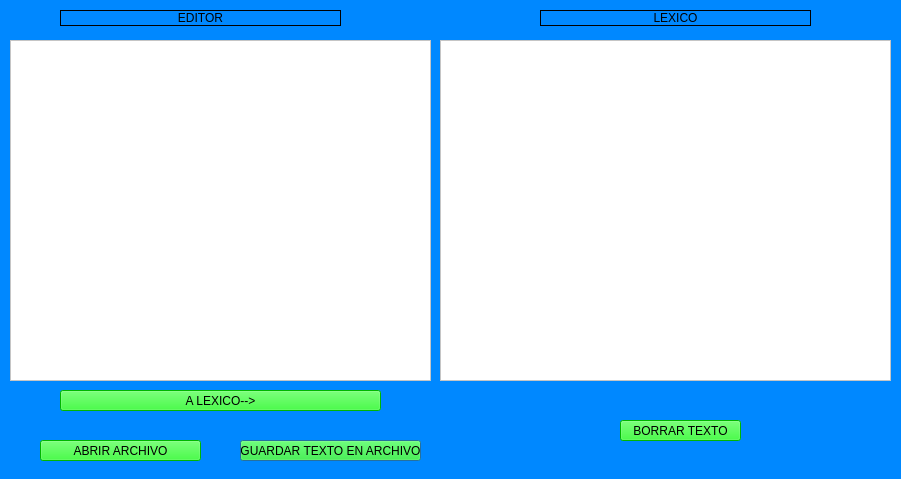
<?xml version="1.0" encoding="UTF-8"?>
<ui version="4.0">
 <class>Dialog</class>
 <widget class="QDialog" name="Dialog">
  <property name="geometry">
   <rect>
    <x>0</x>
    <y>0</y>
    <width>901</width>
    <height>479</height>
   </rect>
  </property>
  <property name="windowTitle">
   <string>Dialog</string>
  </property>
  <property name="styleSheet">
   <string notr="true">background-color: rgb(0, 136, 255);</string>
  </property>
  <widget class="QPlainTextEdit" name="plainTextEditor">
   <property name="geometry">
    <rect>
     <x>10</x>
     <y>40</y>
     <width>421</width>
     <height>341</height>
    </rect>
   </property>
   <property name="styleSheet">
    <string notr="true">background-color: rgb(255, 255, 255);</string>
   </property>
   <property name="plainText">
    <string/>
   </property>
  </widget>
  <widget class="QPushButton" name="pushButGuardar">
   <property name="geometry">
    <rect>
     <x>240</x>
     <y>440</y>
     <width>181</width>
     <height>21</height>
    </rect>
   </property>
   <property name="styleSheet">
    <string notr="true">background-color: rgb(0, 255, 0);
color: rgb(0, 0, 0);</string>
   </property>
   <property name="text">
    <string>GUARDAR TEXTO EN ARCHIVO</string>
   </property>
  </widget>
  <widget class="QPlainTextEdit" name="plainTextEditorResultado">
   <property name="enabled">
    <bool>false</bool>
   </property>
   <property name="geometry">
    <rect>
     <x>440</x>
     <y>40</y>
     <width>451</width>
     <height>341</height>
    </rect>
   </property>
   <property name="font">
    <font>
     <pointsize>8</pointsize>
    </font>
   </property>
   <property name="styleSheet">
    <string notr="true">background-color: rgb(255, 255, 255);</string>
   </property>
   <property name="plainText">
    <string/>
   </property>
  </widget>
  <widget class="QLabel" name="labelLexico">
   <property name="geometry">
    <rect>
     <x>540</x>
     <y>10</y>
     <width>271</width>
     <height>16</height>
    </rect>
   </property>
   <property name="layoutDirection">
    <enum>Qt::RightToLeft</enum>
   </property>
   <property name="styleSheet">
    <string notr="true">color: rgb(0, 0, 0);</string>
   </property>
   <property name="frameShape">
    <enum>QFrame::Panel</enum>
   </property>
   <property name="text">
    <string>LEXICO</string>
   </property>
   <property name="alignment">
    <set>Qt::AlignCenter</set>
   </property>
  </widget>
  <widget class="QPushButton" name="pushButAbrir">
   <property name="geometry">
    <rect>
     <x>40</x>
     <y>440</y>
     <width>161</width>
     <height>21</height>
    </rect>
   </property>
   <property name="styleSheet">
    <string notr="true">background-color: rgb(0, 255, 0);
color: rgb(0, 0, 0);</string>
   </property>
   <property name="text">
    <string>ABRIR ARCHIVO</string>
   </property>
  </widget>
  <widget class="QPushButton" name="pushButConvertir">
   <property name="geometry">
    <rect>
     <x>60</x>
     <y>390</y>
     <width>321</width>
     <height>21</height>
    </rect>
   </property>
   <property name="styleSheet">
    <string notr="true">background-color: rgb(0, 255, 0);
color: rgb(0, 0, 0);</string>
   </property>
   <property name="text">
    <string>A LEXICO--&gt;</string>
   </property>
  </widget>
  <widget class="QLabel" name="labelEditor">
   <property name="geometry">
    <rect>
     <x>60</x>
     <y>10</y>
     <width>281</width>
     <height>16</height>
    </rect>
   </property>
   <property name="layoutDirection">
    <enum>Qt::RightToLeft</enum>
   </property>
   <property name="styleSheet">
    <string notr="true">color: rgb(0, 0, 0);</string>
   </property>
   <property name="frameShape">
    <enum>QFrame::Panel</enum>
   </property>
   <property name="text">
    <string>EDITOR</string>
   </property>
   <property name="alignment">
    <set>Qt::AlignCenter</set>
   </property>
  </widget>
  <widget class="QPushButton" name="pushButBorrar">
   <property name="geometry">
    <rect>
     <x>620</x>
     <y>420</y>
     <width>121</width>
     <height>21</height>
    </rect>
   </property>
   <property name="styleSheet">
    <string notr="true">background-color: rgb(0, 255, 0);
color: rgb(0, 0, 0);</string>
   </property>
   <property name="text">
    <string>BORRAR TEXTO</string>
   </property>
  </widget>
 </widget>
 <resources/>
 <connections/>
</ui>
